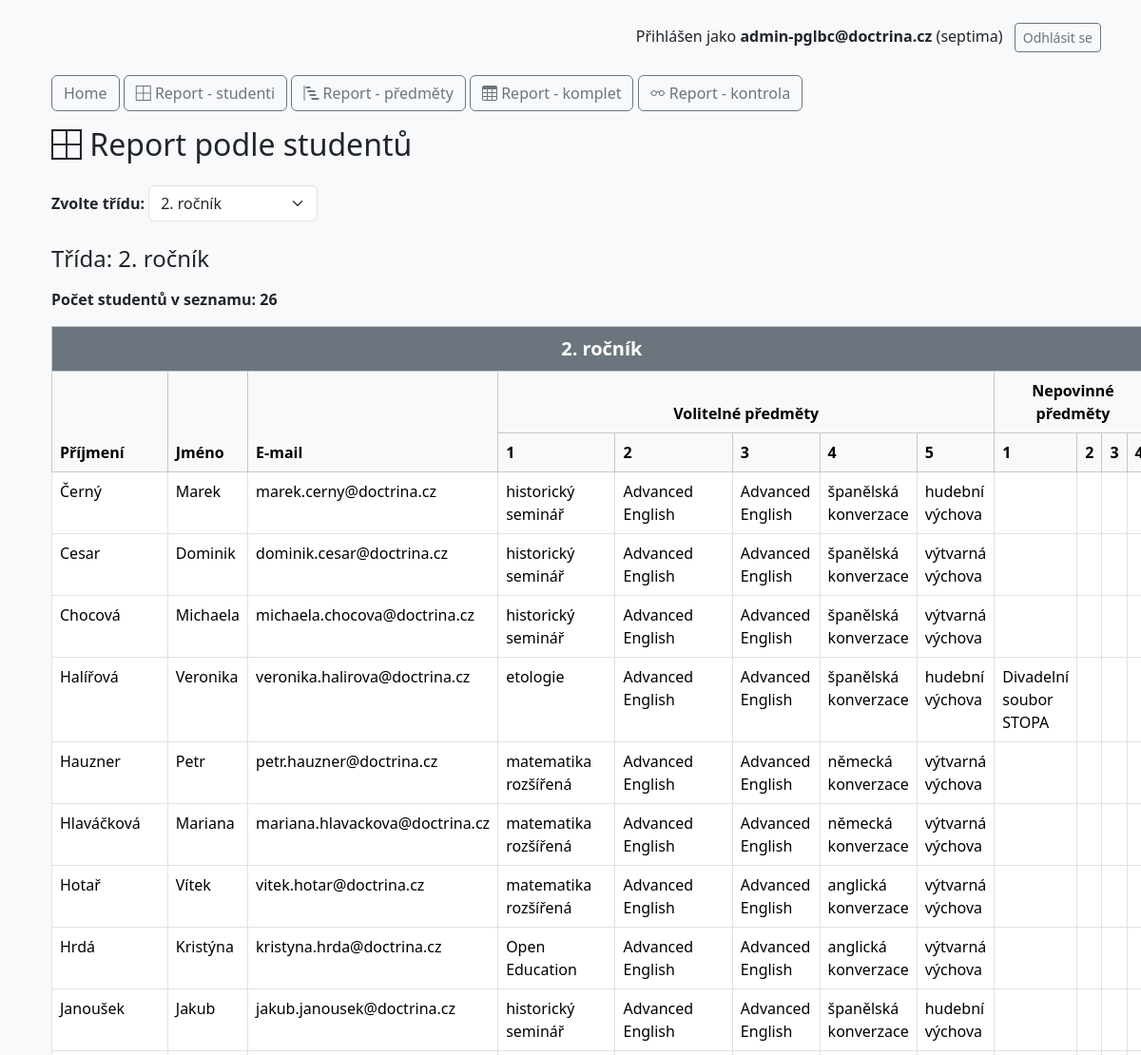
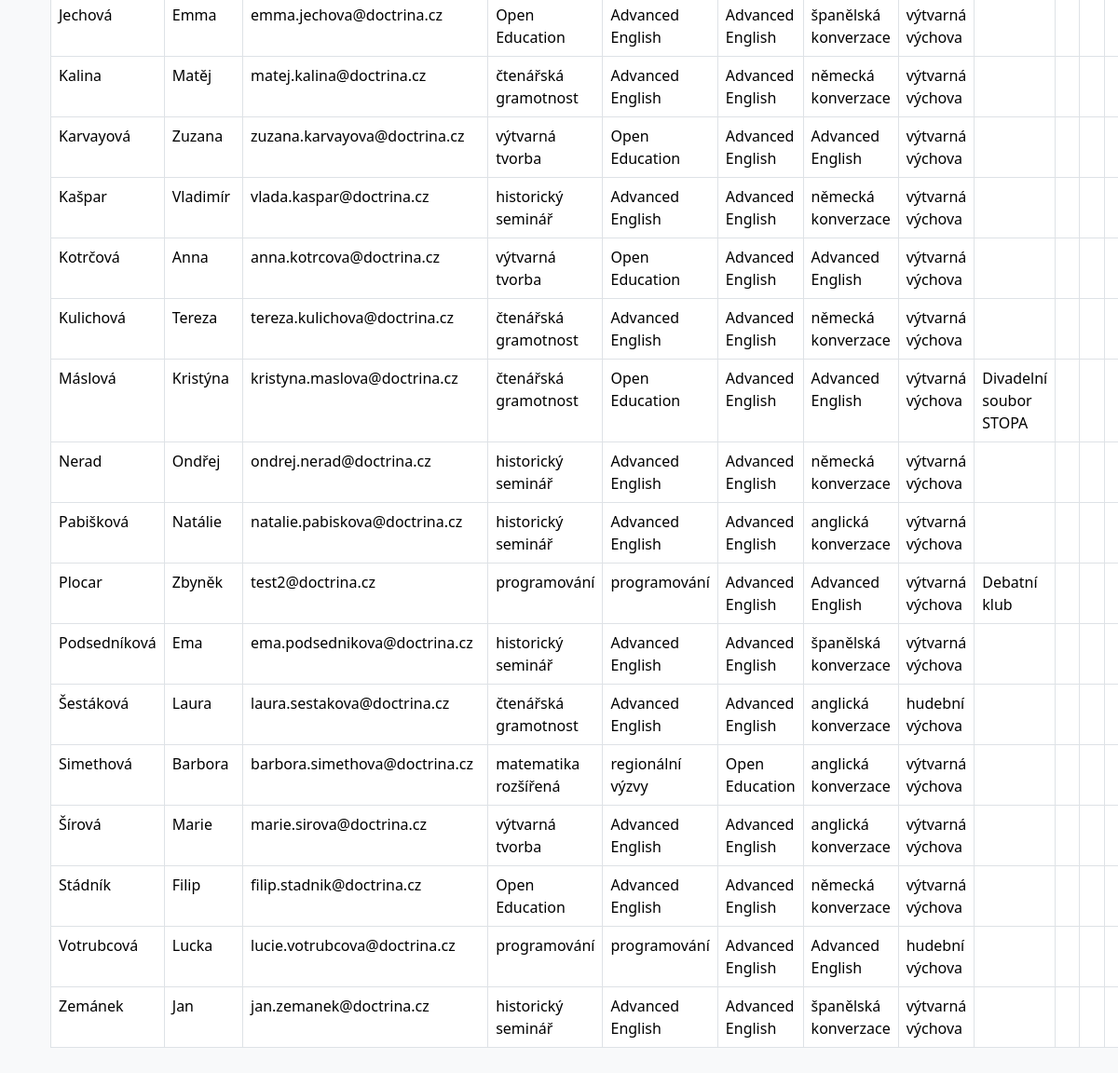
Screenshot of /report-tridy.php?report_class=rocnik2 (signed in) with the database file from the repository (2 pictures, top to bottom).
### tables this page shows
CREATE TABLE `users` (
  `id` int(11) NOT NULL,
  `email` varchar(100) NOT NULL,
  `name` varchar(100) NOT NULL,
  `surname` varchar(100) NOT NULL,
  `password_hash` varchar(255) NOT NULL,
  `class` varchar(50) NOT NULL,
  `created_at` datetime DEFAULT current_timestamp(),
  `updated_at` datetime DEFAULT current_timestamp() ON UPDATE current_timestamp(),
  `admin` tinyint(1) NOT NULL DEFAULT 0
);

### includes/Database.php (called while the page is built, shortened)
<?php
class Database {
    private $pdo;
    public function __construct() {
        $dsn = "mysql:host=" . DB_HOST . ";dbname=" . DB_NAME . ";charset=utf8mb4";
        try {
            $this->pdo = new PDO($dsn, DB_USER, DB_PASS);
            $this->pdo->setAttribute(PDO::ATTR_ERRMODE, PDO::ERRMODE_EXCEPTION);
        } catch (PDOException $e) {
            die("Chyba připojení k databázi: " . $e->getMessage());
        }
    }
    public function query($sql, $params = []) {
        $stmt = $this->pdo->prepare($sql);
        $stmt->execute($params);
        return $stmt;
    }
}

### report-tridy.php (the view, shortened to what this page needs)
<?php
require_once 'includes/Database.php';
$db = new Database();
$classOptions = [
    'prima' => 'Prima',
    'sekunda' => 'Sekunda',
    'tercie' => 'Tercie',
    'kvarta' => 'Kvarta',
    'kvinta' => 'Kvinta',
    'sexta' => 'Sexta',
    'septima' => 'Septima',
    'oktava' => 'Oktáva',
    'rocnik1' => '1. ročník',
    'rocnik2' => '2. ročník',
    'rocnik3' => '3. ročník',
    'rocnik4' => '4. ročník',
];
$selectedClass = $_GET['report_class'] ?? null;
$volitelneSloupce = [
    'kvinta' => 2, 'rocnik1' => 2,
    'sexta' => 5, 'rocnik2' => 5,
    'septima' => 4, 'rocnik3' => 4,
    'oktava' => 10, 'rocnik4' => 10,
    'tercie' => 1
];
$nepovinneSloupce = [
    'prima' => 1,
    'sekunda' => 2,
    'tercie' => 3,
    'kvarta' => 3,
    'kvinta' => 4, 'rocnik1' => 4,
    'sexta' => 4, 'rocnik2' => 4,
    'septima' => 4, 'rocnik3' => 4,
    'oktava' => 3, 'rocnik4' => 3
];
include 'templates/header.php';
?>
<div class="container mt-4">
    <div class="mb-3">
        <a href="index.php" class="btn btn-outline-secondary">Home</a>
        <a href="report-tridy.php" class="btn btn-outline-secondary"><i class="bi bi-border-all"></i> Report - studenti</a>
        <a href="report-predmety.php" class="btn btn-outline-secondary"><i class="bi bi-bar-chart-steps"></i> Report - předměty</a>
        <a href="report-komplet.php" class="btn btn-outline-secondary"><i class="bi bi-table"></i> Report - komplet</a>
        <a href="report-kontrola.php" class="btn btn-outline-secondary"><i class="bi bi-eyeglasses"></i> Report - kontrola</a>
    </div>
    <h2 class="mb-4"><i class="bi bi-border-all"></i> Report podle studentů</h2>
    <form method="get" class="mb-4">
        <label for="report_class" class="form-label fw-bold">Zvolte třídu:</label>
        <select name="report_class" id="report_class" class="form-select w-auto d-inline-block" onchange="this.form.submit()">
            <?php foreach ($classOptions as $key => $label): ?>
                <option value="<?= $key ?>" <?= $selectedClass === $key ? 'selected' : '' ?>><?= $label ?></option>
            <?php endforeach; ?>
        </select>
    </form>
    <?php if ($selectedClass): ?>
        <?php
        $stmt = $db->query("SELECT DISTINCT u.id, u.name, u.surname, u.email
                            FROM users u
                            LEFT JOIN user_choices c ON u.id = c.user_id
                            WHERE u.class = ?
                            ORDER BY u.surname, u.name", [$selectedClass]);
        $students = $stmt->fetchAll(PDO::FETCH_ASSOC);
        $volitPocet = $volitelneSloupce[$selectedClass] ?? 0;
        $nepovPocet = $nepovinneSloupce[$selectedClass] ?? 0;
        ?>
        <?php if (!empty($students)): ?>
            <h4 class="mb-3">Třída: <?= htmlspecialchars($classOptions[$selectedClass] ?? $selectedClass) ?></h4>
            <p class="fw-bold">Počet studentů v seznamu: <?= count($students) ?></p>
            <table class="table table-bordered">
                <thead class="table-light">
                    <tr>
                        <th colspan="<?= 3 + $volitPocet + $nepovPocet ?>" class="text-center fs-5 bg-secondary text-white">
                            <?= $classOptions[$selectedClass] ?? ucfirst($selectedClass) ?>
                        </th>
                    </tr>
                    <tr>
                        <th rowspan="2">Příjmení</th>
                        <th rowspan="2">Jméno</th>
                        <th rowspan="2">E-mail</th>
                        <?php if ($volitPocet > 0): ?>
                            <th colspan="<?= $volitPocet ?>" class="text-center">Volitelné předměty</th>
                        <?php endif; ?>
                        <?php if ($nepovPocet > 0): ?>
                            <th colspan="<?= $nepovPocet ?>" class="text-center">Nepovinné předměty</th>
                        <?php endif; ?>
                    </tr>
                    <tr>
                        <?php for ($i = 1; $i <= $volitPocet; $i++): ?>
                            <th><?= $i ?></th>
                        <?php endfor; ?>
                        <?php for ($i = 1; $i <= $nepovPocet; $i++): ?>
                            <th><?= $i ?></th>
                        <?php endfor; ?>
                    </tr>
                </thead>
                <tbody>
                    <?php foreach ($students as $student): ?>
                        <?php
                        $volitelne = $db->query("SELECT subject_name FROM user_choices WHERE user_id = ? AND subject_class = ?", [$student['id'], $selectedClass])->fetchAll(PDO::FETCH_COLUMN);
                        $nepovinne = $db->query("SELECT subject_name FROM user_choices_optional WHERE user_id = ? AND subject_class = ?", [$student['id'], $selectedClass])->fetchAll(PDO::FETCH_COLUMN);
                        ?>
                        <tr>
                            <td><?= htmlspecialchars($student['surname']) ?></td>
                            <td><?= htmlspecialchars($student['name']) ?></td>
                            <td><?= htmlspecialchars($student['email']) ?></td>
                            <?php for ($i = 0; $i < $volitPocet; $i++): ?>
                                <td><?= isset($volitelne[$i]) ? htmlspecialchars($volitelne[$i]) : '' ?></td>
                            <?php endfor; ?>
                            <?php for ($i = 0; $i < $nepovPocet; $i++): ?>
                                <td><?= isset($nepovinne[$i]) ? htmlspecialchars($nepovinne[$i]) : '' ?></td>
                            <?php endfor; ?>
                        </tr>
                    <?php endforeach; ?>
                </tbody>
            </table>
        <?php else: ?>
            <div class="alert alert-info">V této třídě zatím nejsou žádné výběry.</div>
        <?php endif; ?>
    <?php endif; ?>
</div>

### rows the page displays
users: surname "Černý", name "Marek", email "marek.cerny@doctrina.cz", i "historický seminář", i "Advanced English", i "španělská konverzace", i "hudební výchova"
users: surname "Cesar", name "Dominik", email "dominik.cesar@doctrina.cz", i "historický seminář", i "Advanced English", i "španělská konverzace", i "výtvarná výchova"
users: surname "Chocová", name "Michaela", email "michaela.chocova@doctrina.cz", i "historický seminář", i "Advanced English", i "španělská konverzace", i "výtvarná výchova"
users: surname "Halířová", name "Veronika", email "veronika.halirova@doctrina.cz", i "etologie", i "Advanced English", i "španělská konverzace", i "hudební výchova", i "Divadelní soubor STOPA"
users: surname "Hauzner", name "Petr", email "petr.hauzner@doctrina.cz", i "matematika rozšířená", i "Advanced English", i "německá konverzace", i "výtvarná výchova"
users: surname "Hlaváčková", name "Mariana", email "mariana.hlavackova@doctrina.cz", i "matematika rozšířená", i "Advanced English", i "německá konverzace", i "výtvarná výchova"
users: surname "Hotař", name "Vítek", email "vitek.hotar@doctrina.cz", i "matematika rozšířená", i "Advanced English", i "anglická konverzace", i "výtvarná výchova"
users: surname "Hrdá", name "Kristýna", email "kristyna.hrda@doctrina.cz", i "Open Education", i "Advanced English", i "anglická konverzace", i "výtvarná výchova"
users: surname "Janoušek", name "Jakub", email "jakub.janousek@doctrina.cz", i "historický seminář", i "Advanced English", i "španělská konverzace", i "hudební výchova"
users: surname "Jechová", name "Emma", email "emma.jechova@doctrina.cz", i "Open Education", i "Advanced English", i "španělská konverzace", i "výtvarná výchova"
users: surname "Kalina", name "Matěj", email "matej.kalina@doctrina.cz", i "čtenářská gramotnost", i "Advanced English", i "německá konverzace", i "výtvarná výchova"
users: surname "Karvayová", name "Zuzana", email "zuzana.karvayova@doctrina.cz", i "výtvarná tvorba", i "Open Education", i "Advanced English", i "výtvarná výchova"
users: surname "Kašpar", name "Vladimír", email "vlada.kaspar@doctrina.cz", i "historický seminář", i "Advanced English", i "německá konverzace", i "výtvarná výchova"
users: surname "Kotrčová", name "Anna", email "anna.kotrcova@doctrina.cz", i "výtvarná tvorba", i "Open Education", i "Advanced English", i "výtvarná výchova"
users: surname "Kulichová", name "Tereza", email "tereza.kulichova@doctrina.cz", i "čtenářská gramotnost", i "Advanced English", i "německá konverzace", i "výtvarná výchova"
users: surname "Máslová", name "Kristýna", email "kristyna.maslova@doctrina.cz", i "čtenářská gramotnost", i "Open Education", i "Advanced English", i "výtvarná výchova", i "Divadelní soubor STOPA"
users: surname "Nerad", name "Ondřej", email "ondrej.nerad@doctrina.cz", i "historický seminář", i "Advanced English", i "německá konverzace", i "výtvarná výchova"
users: surname "Pabišková", name "Natálie", email "natalie.pabiskova@doctrina.cz", i "historický seminář", i "Advanced English", i "anglická konverzace", i "výtvarná výchova"
users: surname "Plocar", name "Zbyněk", email "test2@doctrina.cz", i "programování", i "Advanced English", i "výtvarná výchova", i "Debatní klub"
users: surname "Podsedníková", name "Ema", email "ema.podsednikova@doctrina.cz", i "historický seminář", i "Advanced English", i "španělská konverzace", i "výtvarná výchova"
users: surname "Šestáková", name "Laura", email "laura.sestakova@doctrina.cz", i "čtenářská gramotnost", i "Advanced English", i "anglická konverzace", i "hudební výchova"
users: surname "Simethová", name "Barbora", email "barbora.simethova@doctrina.cz", i "matematika rozšířená", i "regionální výzvy", i "Open Education", i "anglická konverzace", i "výtvarná výchova"
users: surname "Šírová", name "Marie", email "marie.sirova@doctrina.cz", i "výtvarná tvorba", i "Advanced English", i "anglická konverzace", i "výtvarná výchova"
users: surname "Stádník", name "Filip", email "filip.stadnik@doctrina.cz", i "Open Education", i "Advanced English", i "německá konverzace", i "výtvarná výchova"
users: surname "Votrubcová", name "Lucka", email "lucie.votrubcova@doctrina.cz", i "programování", i "Advanced English", i "hudební výchova"
users: surname "Zemánek", name "Jan", email "jan.zemanek@doctrina.cz", i "historický seminář", i "Advanced English", i "španělská konverzace", i "výtvarná výchova"

### other values shown
$_SESSION['user_email'] "admin-pglbc@doctrina.cz"
$_SESSION['class'] "septima"
$classOptions[$selectedClass] "2. ročník"
count($students) "26"
form field report_class "2. ročník"
